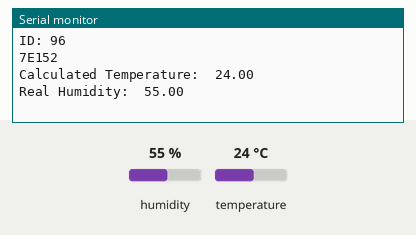
The program below on a simulated Arduino Uno, built with avr-gcc and run on an emulated ATmega328P. On the bench: the last lines printed to the serial monitor. Wiring (inferred from the names in the program): BME280 sensor at I2C address 0x76. Inputs (shaded band) come from the test bench; at power-on: temperature 24 °C, humidity 55 %.

Above: at 1.8 s.
1.9 s: temperature set to 12 °C
At 2.7 s:
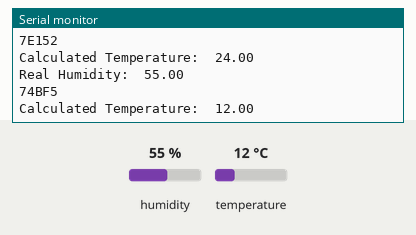
5.5 s: temperature set to 19 °C
At 6.8 s:
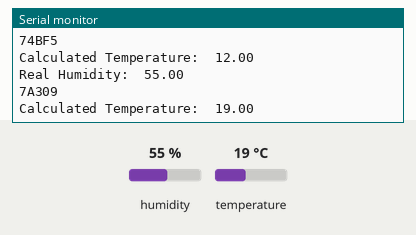
9.5 s: temperature set to 28 °C
At 10.8 s:
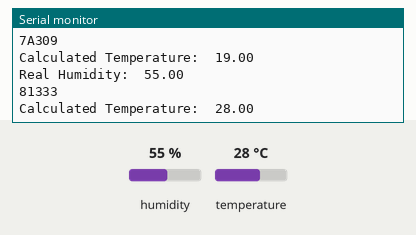
13.5 s: temperature set to 41 °C
At 14.9 s:
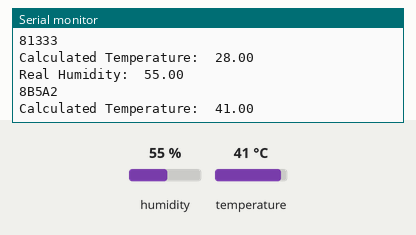
17.5 s: temperature set to 0 °C
At 18.9 s:
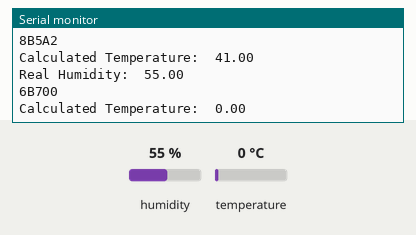
21.5 s: temperature set to 2 °C
At 22.9 s:
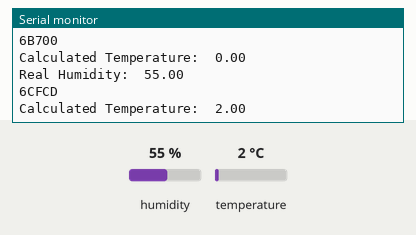
Timing chart, 0 to 24.5 s (numbered marks = the images above; inputs shaded):
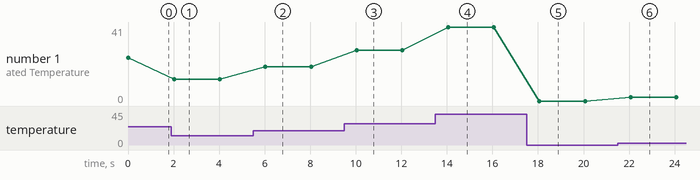

Measured:
- after the input at 1.9 s, the serial monitor: prints a new line after 0.11 s (image 1)
- after the input at 5.5 s, the serial monitor: prints a new line after 0.53 s (image 2)
- after the input at 9.5 s, the serial monitor: prints a new line after 0.54 s (image 3)
- after the input at 13.5 s, the serial monitor: prints a new line after 0.55 s (image 4)
- after the input at 17.5 s, the serial monitor: prints a new line after 0.56 s (image 5)
- after the input at 21.5 s, the serial monitor: prints a new line after 0.57 s (image 6)
- plotted number 1: 24 → 12 after the input at 1.9 s, 12 → 19 after the input at 5.5 s, 19 → 28 after the input at 9.5 s, 28 → 41 after the input at 13.5 s, 41 → 0 after the input at 17.5 s

The program:

main.cpp
```cpp
#include <BME280Library.h>

uint16_t dig_T1;
int16_t dig_T2;
int16_t dig_T3;

uint8_t dig_H1;
int16_t dig_H2;
uint8_t dig_H3;
int16_t dig_H4;
int16_t dig_H5;
int8_t dig_H6;

int32_t t_fine;

bme_ctrl_hum_osr ctrl_hum;
bme_ctrl_meas_mode ctrl_mode;
bme_ctrl_meas_p_osr ctrl_pres;
bme_ctrl_meas_t_osr ctrl_temp;

void setup()
{
  ctrl_hum = BME_H_OSR_8;
  ctrl_mode = BME_NORMAL;
  ctrl_pres = BME_P_OSR_0;
  ctrl_temp = BME_T_OSR_8;

  Serial.begin(9600);
  Wire.begin();

  // Reset
  BME280_reset();

  // Get Id
  Serial.print("ID: ");
  uint8_t id = BME280_GetID();
  Serial.println(id);

  // Calibration values
  calculateTemperatureCalibrationValues();
  calculateHumidityCalibrationValues();

  // ctrl_hum : should be run or written before the ctrl_meas.
  BME280_ctrl_hum(ctrl_hum);

  // ctrl_meas
  BME280_ctrl_meas(ctrl_mode, ctrl_temp, ctrl_pres);
  // BME280_ctrl_meas(0x83);
}

void loop()
{
  // calibration
  calculateHumidityCalibrationValues();
  calculateTemperatureCalibrationValues();

  // Temperature
  int32_t temperatureRawVal = BME280_ReadTemperature();
  double tempVal = (0.01) * tempCalculation(temperatureRawVal, dig_T1, dig_T2, dig_T3, &t_fine);
  // double tempVal = calculateTemp(temperatureRawVal, dig_T1, dig_T2, dig_T3, &t_fine);

  Serial.print("Calculated Temperature:\t");
  // Serial.println(temperature);
  Serial.println(tempVal);

  delay(1000);

  // Humidity
  int32_t rawHumidityVal = BME280_ReadHumidity();

  // uint32_t humVal = humidityCalculation(rawHumidityVal);
  // double realHumVal = humVal / 1024;
  double realHumVal = calculateHumidity(rawHumidityVal, dig_H1, dig_H2, dig_H3, dig_H4, dig_H5, dig_H6, t_fine);

  Serial.print("Real Humidity:\t");
  Serial.println(realHumVal);

  delay(1000);
}

// Helper/private functions

/**
 * Gets all calibration values from the BME's non-volotile memory and saves them in global variables
 */

/**
 * @brief Get and put the dig_Tn values from the temperature MSB & LSB
 * for calibration.
 *
 */
void calculateTemperatureCalibrationValues()
{
  Wire.beginTransmission(BME280_ADDR);
  Wire.write(BME280_CAL_FIRST_BATCH_START_ADDR);
  Wire.endTransmission();

  Wire.requestFrom(BME280_ADDR, 6);
  uint8_t t1Lsb = Wire.read(); // 0x88
  uint8_t t1Msb = Wire.read(); // 0x89

  uint8_t t2Lsb = Wire.read(); // 0x8A
  uint8_t t2Msb = Wire.read(); // 0x8B

  uint8_t t3Lsb = Wire.read(); // 0x8C
  uint8_t t3Msb = Wire.read(); // 0x8D

  dig_T1 = t1Msb << 8;
  dig_T1 |= t1Lsb;

  dig_T2 = t2Msb << 8;
  dig_T2 |= t2Lsb;

  dig_T3 = t3Msb << 8;
  dig_T3 |= t3Lsb;
}

/**
 * @brief Get and put the dig_Hn values from the Humidity MSB & LSB
 * for calibration.
 */
void calculateHumidityCalibrationValues()
{
  Wire.beginTransmission(BME280_ADDR);
  Wire.write(BME280_CAL_H1_ADDR);
  Wire.endTransmission();

  Wire.requestFrom(BME280_ADDR, 1);

  uint8_t h1 = Wire.read(); // A1

  Wire.beginTransmission(BME280_ADDR);
  Wire.write(BME280_CAL_SECOND_BATCH_START_ADDR);
  Wire.endTransmission();

  Wire.requestFrom(BME280_ADDR, 7);

  uint8_t h2Lsb = Wire.read(); // E1
  uint8_t h2Msb = Wire.read(); // E2

  uint8_t h3 = Wire.read(); // E3

  uint8_t h4Msb = Wire.read(); // E4

  uint8_t h5 = Wire.read(); // E5

  uint8_t h6 = Wire.read(); // E6
  uint8_t h7 = Wire.read(); // E7

  dig_H1 = h1;

  dig_H2 = h2Msb << 8;
  dig_H2 = dig_H2 | h2Lsb;

  dig_H3 = h3;

  dig_H4 = h4Msb << 4;
  uint8_t h4Lsb = h5 & 0x0F;
  dig_H4 = dig_H4 | h4Lsb;

  uint8_t h5Lsb = h5 >> 4;
  uint8_t h5Msb = h6 << 4;

  dig_H5 = h5Lsb | h5Msb;

  dig_H6 = h7;
}
```

BME280Library.h
```cpp
#ifndef BME280_LIBRARY_H
#define BME280_LIBRARY_H

#include <Arduino.h>
#include <BitHelper.h>
#include <Wire.h>

#define BME280_ADDR 0x76
#define BME280_RESET_ADDR 0xE0
#define BME280_ID_ADDR 0xD0
#define BME280_CTRL_HUM_ADDR 0xF2
#define BME280_CTRL_MEAS_ADDR 0xF4
#define BME280_TEMP_MSB_ADDR 0xFA
#define BME280_HUM_MSB_ADDR 0xFD

// Calibration registers addresses
#define BME280_CAL_FIRST_BATCH_START_ADDR 0x88
#define BME280_CAL_FIRST_BATCH_END_ADDR 0x8D
#define BME280_CAL_H1_ADDR 0xA1
#define BME280_CAL_SECOND_BATCH_START_ADDR 0xE1
#define BME280_CAL_SECOND_BATCH_END_ADDR 0xE7

// Enums:
// Mode
typedef enum
{
    BME_SLEEP = 0b0,
    BME_FORCED = 0b1,
    BME_NORMAL = 0b11
} bme_ctrl_meas_mode;

// Temperature oversampling
typedef enum
{
    BME_T_OSR_0 = 0b0,
    BME_T_OSR_1 = 0b1,
    BME_T_OSR_2 = 0b10,
    BME_T_OSR_4 = 0b11,
    BME_T_OSR_8 = 0b100,
    BME_T_OSR_16 = 0b101

} bme_ctrl_meas_t_osr;

// Pressure oversampling
typedef enum
{
    BME_P_OSR_0 = 0b0,
    BME_P_OSR_1 = 0b1,
    BME_P_OSR_2 = 0b10,
    BME_P_OSR_4 = 0b11,
    BME_P_OSR_8 = 0b100,
    BME_P_OSR_16 = 0b101
} bme_ctrl_meas_p_osr;

// Humidity oversampling
typedef enum
{
    BME_H_OSR_0 = 0b0,
    BME_H_OSR_1 = 0b1,
    BME_H_OSR_2 = 0b10,
    BME_H_OSR_4 = 0b11,
    BME_H_OSR_8 = 0b100,
    BME_H_OSR_16 = 0b101
} bme_ctrl_hum_osr;

// Function declarations:
uint8_t BME280_GetID();
void BME280_reset();
uint8_t BME280_ctrl_hum();
void BME280_ctrl_hum(uint8_t bitPattern); // TODO: Use enums
void BME280_ctrl_hum(bme_ctrl_hum_osr humidityOsr);
uint8_t BME280_ctrl_meas();
void BME280_ctrl_meas(uint8_t bitPattern); // TODO: Use enums
void BME280_ctrl_meas(bme_ctrl_meas_mode mode, bme_ctrl_meas_t_osr temperatureOsr, bme_ctrl_meas_p_osr pressureOsr);

int32_t BME280_ReadTemperature();
int32_t BME280_ReadHumidity();

// double calculateTemp(int32_t, uint16_t, int16_t, int16_t, int32_t *);
double calculateHumidity(uint32_t, uint8_t, int16_t, uint8_t, int16_t, int16_t, int8_t, int32_t);
int32_t tempCalculation(int32_t, uint16_t, int16_t, int16_t, int32_t *);
// uint32_t humidityCalculation(int32_t, uint8_t, int16_t, uint8_t, int16_t, int16_t, int8_t, int32_t);

// Helper function prototypes
void calculateTemperatureCalibrationValues();
void calculateHumidityCalibrationValues();

// void getCalibrationParams();
// void getFirstBatchCalibrationParams();
// void getSecondBatchCalibrationParams();

#endif
```

BitHelper.h
```cpp
#ifndef BIT_HELPER_H
#define BIT_HELPER_H

#include <Arduino.h>

// TODO: rename?
int32_t get20BitNumberFromBytes(uint8_t byteMsb, uint8_t byteLsb, uint8_t byteXLsb);

uint16_t getUnsignedShortFromBytes(uint8_t byteMsb, uint8_t byteLsb);

#endif
```

BME280Library.cpp
```cpp
#include <BME280Library.h>

/**
 * Get the Id of the BME280
 * @returns The Id of the BME280
 */
uint8_t BME280_GetID()
{
    Wire.beginTransmission(BME280_ADDR);
    Wire.write(BME280_ID_ADDR);
    Wire.endTransmission(true);

    Wire.requestFrom(BME280_ADDR, 1);
    uint8_t id = Wire.read();

    return id;
}

/**
 * Resets the BME's registers to their default values
 */
void BME280_reset()
{
    Wire.beginTransmission(BME280_ADDR);
    Wire.write(BME280_RESET_ADDR);
    Wire.write(0xB6); // Constant to reset the BME defined in the datasheets
    Wire.endTransmission(true);
}

/**
 * Gets the ctrl_hum value in the BME's register
 * @returns The current ctrl_hum value of the register
 */
uint8_t BME280_ctrl_hum()
{
    Wire.beginTransmission(BME280_ADDR);
    Wire.write(BME280_CTRL_HUM_ADDR);
    Wire.endTransmission(true); // perform a STOP on the bus

    Wire.requestFrom(BME280_ADDR, 1);
    uint8_t ctrl_hum = Wire.read();

    return ctrl_hum;
}

/**
 * Sets the humidity oversampling to the provided oversampling rate
 * @param humidityOsr The oversampling rate for the humidity.
 */
void BME280_ctrl_hum(bme_ctrl_hum_osr humidityOsr)
{
    uint8_t bitPattern = humidityOsr;
    BME280_ctrl_hum(bitPattern);
}

/**
 * Sets the ctrl_hum register value to the provided bit pattern
 * @param bitPattern The bit pattern with which to overwrite the ctrl_hum register
 */
void BME280_ctrl_hum(uint8_t bitPattern)
{
    Wire.beginTransmission(BME280_ADDR);
    Wire.write(BME280_CTRL_HUM_ADDR);
    Wire.write(bitPattern);
    Wire.endTransmission(true);

    uint8_t ctrl_meas = BME280_ctrl_meas();
    BME280_ctrl_meas(ctrl_meas);
}

/**
 * Get the ctrl_meas value of the register
 * @returns The ctrl_meas value in the BME's register
 */
uint8_t BME280_ctrl_meas()
{
    Wire.beginTransmission(BME280_ADDR);
    Wire.write(BME280_CTRL_MEAS_ADDR);
    Wire.endTransmission(true);

    Wire.requestFrom(BME280_ADDR, 1);
    uint8_t ctrl_meas = Wire.read();

    return ctrl_meas;
}

/**
 * Sets the ctrl_meas value of the register according to the provided params
 * @param mode The working mode of the sensor: Sleep, Forced or Normal
 * @param temperatureOsr The oversampling rate for the temperature
 * @param pressureOsr The oversampling rate for the pressure
 */
void BME280_ctrl_meas(bme_ctrl_meas_mode mode, bme_ctrl_meas_t_osr temperatureOsr, bme_ctrl_meas_p_osr pressureOsr)
{
    uint8_t bitPattern = temperatureOsr;
    bitPattern <<= 3;
    bitPattern |= pressureOsr;
    bitPattern <<= 2;
    bitPattern |= mode;

    BME280_ctrl_meas(bitPattern);
}

/**
 * Sets the ctrl_meas values of the register according to the provided bit pattern
 * @param bitPattern The bit pattern which to write to the register
 */
void BME280_ctrl_meas(uint8_t bitPattern)
{
    Wire.beginTransmission(BME280_ADDR);
    Wire.write(BME280_CTRL_MEAS_ADDR);
    Wire.write(bitPattern);
    Wire.endTransmission(true);
}

int32_t BME280_ReadTemperature()
{
    Wire.beginTransmission(BME280_ADDR);
    Wire.write(BME280_TEMP_MSB_ADDR);
    Wire.endTransmission();

    Wire.requestFrom(BME280_ADDR, 3, true);
    uint8_t temperatureMsb = Wire.read();
    uint8_t temperatureLsb = Wire.read();
    uint8_t temperatureXLsb = Wire.read();

    int32_t temperatureRaw = temperatureMsb;
    temperatureRaw <<= 8;
    temperatureRaw |= temperatureLsb;
    temperatureRaw <<= 4;
    temperatureRaw |= (temperatureXLsb >> 4);

    Serial.println(temperatureRaw, HEX);

    return temperatureRaw;
}

int32_t BME280_ReadHumidity()
{
    Wire.beginTransmission(BME280_ADDR);
    Wire.write(BME280_HUM_MSB_ADDR);
    Wire.endTransmission();

    Wire.requestFrom(BME280_ADDR, 2, true);
    uint8_t humidityMsb = Wire.read();
    uint8_t humidityLsb = Wire.read();

    int32_t rawHumidityVal = humidityMsb;
    rawHumidityVal = rawHumidityVal << 8;
    rawHumidityVal = rawHumidityVal | humidityLsb;

    return rawHumidityVal;
}

// // Helper/private functions

// /**
//  * Gets all calibration values from the BME's non-volotile memory and saves them in global variables
//  */
// void getCalibrationParams()
// {
//     // Temperature calibration data
//     getFirstBatchCalibrationParams();

//     // Get the un-grouped H1 value
//     Wire.beginTransmission(BME280_ADDR);
//     Wire.write(BME280_CAL_H1_ADDR);
//     Wire.endTransmission(true);

//     Wire.requestFrom(BME280_ADDR, 1);
//     // dig_H1 = Wire.read();

//     // Humidity calibration data
//     getSecondBatchCalibrationParams();
// }

// void getFirstBatchCalibrationParams()
// {
//     Wire.beginTransmission(BME280_ADDR);
//     Wire.write(BME280_CAL_FIRST_BATCH_START_ADDR);
//     Wire.endTransmission(true);

//     // Burst read?
//     int bytesToRequest = BME280_CAL_FIRST_BATCH_END_ADDR - BME280_CAL_FIRST_BATCH_START_ADDR + 1;
//     Wire.requestFrom(BME280_ADDR, bytesToRequest);
// }

// void getSecondBatchCalibrationParams()
// {
//     // TODO:
// }

// double calculateTemp(int32_t rawTemp, uint16_t dig_T1, int16_t dig_T2, int16_t dig_T3, int32_t *t_fine)
// {
//     double var1 = (((double)rawTemp) / 16384.0 - ((double)dig_T1) / 1024.0) * ((double)dig_T2);

//     double var2 = ((((double)rawTemp) / 131072.0 - ((double)dig_T1) / 8192.0) *
//                   (((double)rawTemp) / 131072.0 - ((double)dig_T1) / 8192.0)) *
//                   ((double)dig_T3);

//     *t_fine = (int32_t)(var1 + var2);

//     double temperartureC = (var1 + var2) / 5120.0;
//     return temperartureC;
// }

int32_t tempCalculation(int32_t rawVal, uint16_t dig_T1, int16_t dig_T2, int16_t dig_T3, int32_t *t_fine)
{
    int32_t var1, var2;
    var1 = ((((rawVal >> 3) - ((int32_t)dig_T1 << 1))) * ((int32_t)dig_T2)) >> 11;
    var2 = (((((rawVal >> 4) - ((int32_t)dig_T1)) * ((rawVal >> 4) - ((int32_t)dig_T1))) >> 12) *
            ((int32_t)dig_T3)) >>
           14;
    *t_fine = var1 + var2;
    return (((*t_fine) * 5) + 128) >> 8;
}

// uint32_t humidityCalculation(int32_t rawVal, uint8_t dig_H1, int16_t dig_H2, uint8_t dig_H3, int16_t dig_H4, int16_t dig_H5, int8_t dig_H6, int32_t t_fine)
// {
//     int32_t humVar;
//     humVar = (t_fine - ((int32_t)76800));
//     humVar = (((((rawVal << 14) - (((int32_t)dig_H4) << 20) - (((int32_t)dig_H5) * humVar)) +
//              ((int32_t)16384)) >> 15) *
//              (((((((humVar * ((int32_t)dig_H6)) >> 10) * (((humVar * ((int32_t)dig_H3)) >> 11) +
//              ((int32_t)32768))) >> 10) + ((int32_t)2097152)) * ((int32_t)dig_H2) + 8192) >> 14));
//     humVar = (humVar - (((((humVar >> 15) * (humVar >> 15)) >> 7) * ((int32_t)dig_H1)) >> 4));
//     humVar = (humVar < 0 ? 0 : humVar);
//     humVar = (humVar > 419430400 ? 419430400 : humVar);
//     return (uint32_t)(humVar >> 12);
// }

double calculateHumidity(uint32_t rawHumid, uint8_t dig_H1, int16_t dig_H2, uint8_t dig_H3, int16_t dig_H4, int16_t dig_H5, int8_t dig_H6, int32_t t_fine)
{
    double humid;

    humid = (((double)t_fine) - 76800.0);
    humid = (rawHumid - (((double)dig_H4) * 64.0 + ((double)dig_H5) / 16384.0 * humid)) *
            (((double)dig_H2) / 65536.0 * (1.0 + ((double)dig_H6) / 67108864.0 * humid * (1.0 + ((double)dig_H3) / 67108864.0 * humid)));
    humid = humid * (1.0 - ((double)dig_H1) * humid / 524288.0);

    if (humid > 100.0)
        humid = 100.0;
    else if (humid < 0.0)
        humid = 0.0;
    return humid;
}
```

BitHelper.cpp
```cpp
#include <BitHelper.h>


/**
 * Combine 2 bytes and 1 nibble to form a 20-bit integer
 * @param byteMsb The left-most byte, containing the Msb
 * @param byteLsb The byte in the middle
 * @param byteMsb Format: 0x0N, where N is a number between 0 and F. The right-most byte, containing the LSB
 * @returns The 20 bit number, contained in a signed 32-bit integer
*/
int32_t get20BitNumberFromBytes(uint8_t byteMsb, uint8_t byteLsb, uint8_t byteXLsb) // TODO: rename?
{
    int32_t result = byteMsb;
    result <<= 8;
    result |= byteLsb;
    result <<= 4;
    result |= byteXLsb;

    return result;
}

/**
 * Combine 2 bytes to create an unsigned short
 * @param byteMsb The left byte of the short
 * @param byteLsb The right byte of the short
 * @returns The resulting unsigned short
*/
uint16_t getUnsignedShortFromBytes(uint8_t byteMsb, uint8_t byteLsb)
{
    uint16_t result = byteMsb;
    result <<= 8;
    result |= byteLsb;

    return result;
}
```
